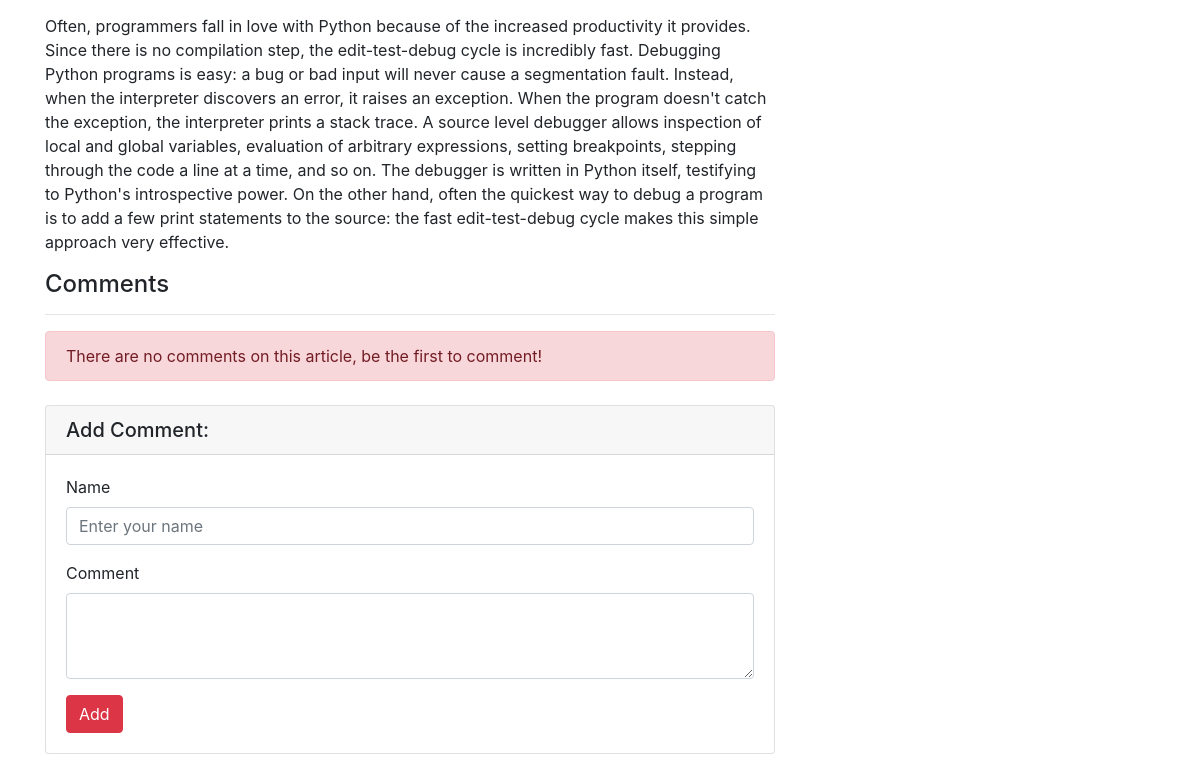
/articles/article/21/ (lower part), run on an earlier commit of the app's database.
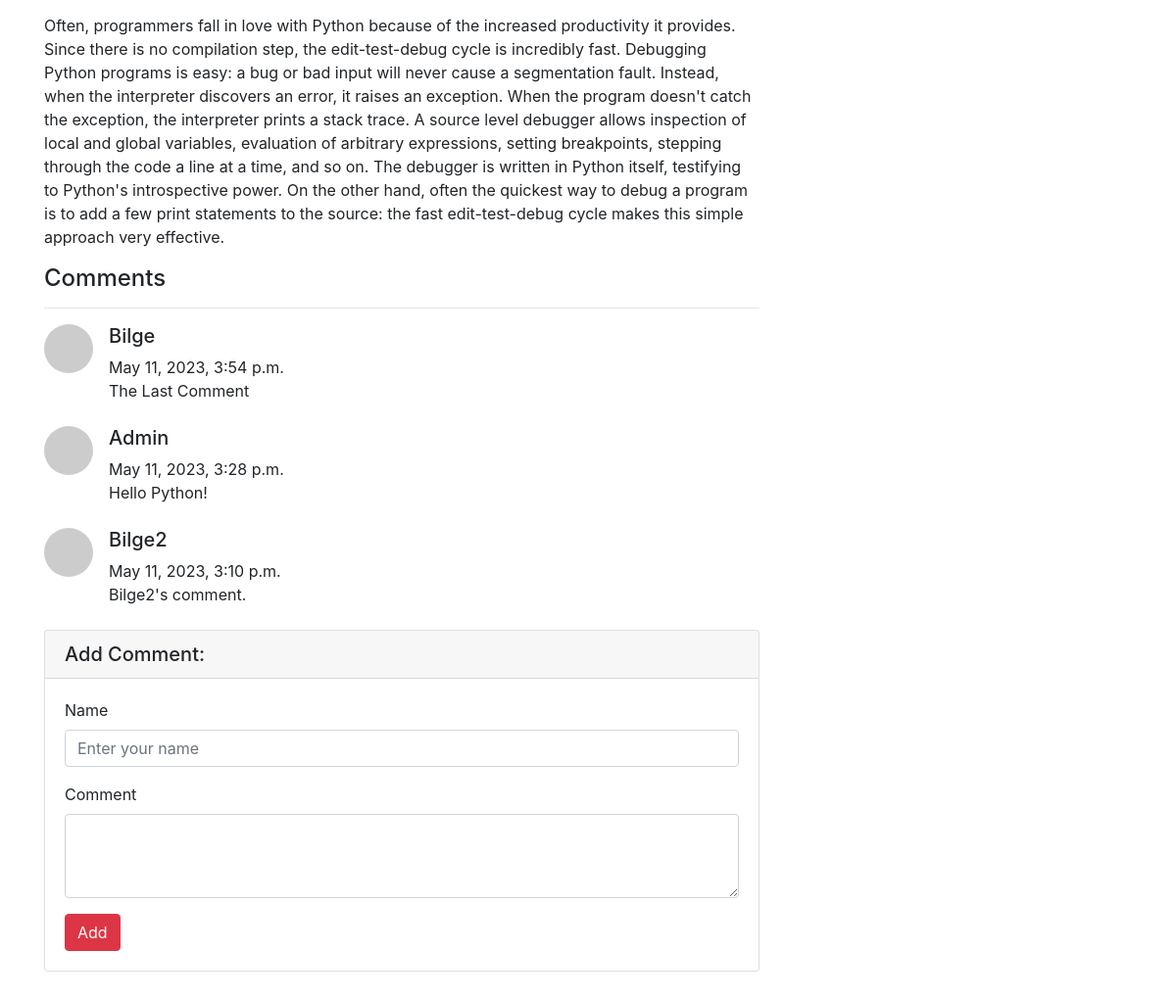
And on a later commit of the database.
### article/models.py (models this page shows, shortened)
class Comment(models.Model):
    article = models.ForeignKey(Article, on_delete = models.CASCADE, verbose_name = "Article", related_name = "comments")
    comment_author = models.CharField(max_length = 50, verbose_name = "Name")
    comment_content = models.CharField(max_length = 200, verbose_name = "Comment")
    comment_date = models.DateTimeField(auto_now_add = True)
    class Meta:
        ordering = ['-comment_date']

### article/views.py (the view)
# urls.py: path('article/<int:id>/', views.detail, name = "detail"),
def detail(request, id):
     article = get_object_or_404(Article, id = id)
     comments = article.comments.all()
     return render(request, "detail.html", {"article" : article, "comments" : comments})

### templates/detail.html (shortened to what this page needs)
{% extends "layout.html" %} {% block body %}
<div class="row">
  <div class="col-lg-8">
    <p class="lead">{{ article.content|safe }}</p>
    <h4>Comments</h4>
      <hr>
      {% if comments %}
      {% for comment in comments  %}
        <div class="media mb-4">
          <img class="d-flex mr-3 rounded-circle" src="http://placehold.it/50x50" alt="">
          <div class="media-body">
            <h5 class="mt-0">{{comment.comment_author}}</h5>
            {{comment.comment_date}} <br>
            {{comment.comment_content}}
          </div>
        </div>
      {% endfor %}
      {% else %}
      <div class ="alert alert-danger">
        There are no comments on this article, be the first to comment!
      </div>
      {% endif %}
      <div class="card my-4">
          <h5 class="card-header">Add Comment:</h5>
          <div class="card-body">
            <form method="POST" action = "{% url 'article:comment' article.id %}">
              <div class="form-group">
                  <label for="formGroupExampleInput">Name</label>
                  <input name="comment_author" type="text" class="form-control" id="formGroupExampleInput" placeholder="Enter your name">
                </div>
              <div class="form-group">
                  <label for="formGroupExampleInput">Comment</label>
                <textarea name="comment_content" class="form-control" rows="3"></textarea>
              </div>
              <button type="submit" class="btn btn-danger">Add</button>
            </form>
          </div>
        </div>
        </div>
      </div>
    {% endblock %}

What changed in the data, as far as the page shows it:
added Comment: comment_author "Bilge", comment_date "May 11, 2023, 3:54 p.m.", comment_content "The Last Comment"
added Comment: comment_author "Admin", comment_date "May 11, 2023, 3:28 p.m.", comment_content "Hello Python!"
added Comment: comment_author "Bilge2", comment_date "May 11, 2023, 3:10 p.m.", comment_content "Bilge2's comment."
Also different on the page:
text no longer shown: "There are no comments on this article, be the first to comment!"
